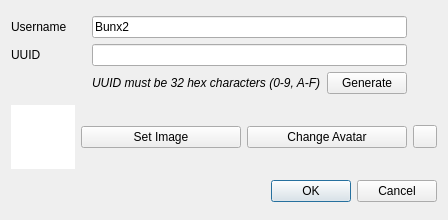
<?xml version="1.0" encoding="UTF-8"?>
<ui version="4.0">
 <class>NewUserDialog</class>
 <widget class="QDialog" name="NewUserDialog">
  <property name="geometry">
   <rect>
    <x>0</x>
    <y>0</y>
    <width>448</width>
    <height>220</height>
   </rect>
  </property>
  <property name="windowTitle">
   <string>New User</string>
  </property>
  <layout class="QGridLayout" name="gridLayout_2">
   <item row="2" column="1" colspan="3">
    <widget class="QDialogButtonBox" name="buttonBox">
     <property name="orientation">
      <enum>Qt::Orientation::Horizontal</enum>
     </property>
     <property name="standardButtons">
      <set>QDialogButtonBox::StandardButton::Cancel|QDialogButtonBox::StandardButton::Ok</set>
     </property>
    </widget>
   </item>
   <item row="1" column="2">
    <widget class="QPushButton" name="setAvatar">
     <property name="text">
      <string>Change Avatar</string>
     </property>
    </widget>
   </item>
   <item row="1" column="1">
    <widget class="QPushButton" name="selectImage">
     <property name="text">
      <string>Set Image</string>
     </property>
    </widget>
   </item>
   <item row="1" column="3">
    <widget class="QToolButton" name="revert">
     <property name="text">
      <string/>
     </property>
    </widget>
   </item>
   <item row="0" column="0" colspan="4">
    <layout class="QGridLayout" name="gridLayout">
     <item row="1" column="0">
      <widget class="QLabel" name="label">
       <property name="text">
        <string>UUID</string>
       </property>
      </widget>
     </item>
     <item row="0" column="1" colspan="2">
      <widget class="QLineEdit" name="username">
       <property name="text">
        <string>Bunx2</string>
       </property>
      </widget>
     </item>
     <item row="1" column="1" colspan="2">
      <widget class="QLineEdit" name="uuid"/>
     </item>
     <item row="0" column="0">
      <widget class="QLabel" name="label_2">
       <property name="text">
        <string>Username</string>
       </property>
      </widget>
     </item>
     <item row="2" column="1">
      <widget class="QLabel" name="label_3">
       <property name="font">
        <font>
         <italic>true</italic>
        </font>
       </property>
       <property name="text">
        <string>UUID must be 32 hex characters (0-9, A-F)</string>
       </property>
      </widget>
     </item>
     <item row="2" column="2">
      <widget class="QPushButton" name="generate">
       <property name="text">
        <string>Generate</string>
       </property>
      </widget>
     </item>
     <item row="1" column="3">
      <widget class="QLabel" name="uuidVerified">
       <property name="sizePolicy">
        <sizepolicy hsizetype="Fixed" vsizetype="Preferred">
         <horstretch>0</horstretch>
         <verstretch>0</verstretch>
        </sizepolicy>
       </property>
       <property name="minimumSize">
        <size>
         <width>24</width>
         <height>0</height>
        </size>
       </property>
      </widget>
     </item>
     <item row="0" column="3">
      <widget class="QLabel" name="usernameVerified">
       <property name="text">
        <string/>
       </property>
      </widget>
     </item>
    </layout>
   </item>
   <item row="1" column="0">
    <widget class="QGraphicsView" name="image">
     <property name="sizePolicy">
      <sizepolicy hsizetype="Expanding" vsizetype="Expanding">
       <horstretch>0</horstretch>
       <verstretch>0</verstretch>
      </sizepolicy>
     </property>
     <property name="minimumSize">
      <size>
       <width>64</width>
       <height>64</height>
      </size>
     </property>
     <property name="maximumSize">
      <size>
       <width>64</width>
       <height>64</height>
      </size>
     </property>
     <property name="frameShape">
      <enum>QFrame::Shape::NoFrame</enum>
     </property>
     <property name="frameShadow">
      <enum>QFrame::Shadow::Plain</enum>
     </property>
     <property name="verticalScrollBarPolicy">
      <enum>Qt::ScrollBarPolicy::ScrollBarAlwaysOff</enum>
     </property>
     <property name="horizontalScrollBarPolicy">
      <enum>Qt::ScrollBarPolicy::ScrollBarAlwaysOff</enum>
     </property>
     <property name="interactive">
      <bool>false</bool>
     </property>
    </widget>
   </item>
  </layout>
 </widget>
 <resources/>
 <connections>
  <connection>
   <sender>buttonBox</sender>
   <signal>accepted()</signal>
   <receiver>NewUserDialog</receiver>
   <slot>accept()</slot>
   <hints>
    <hint type="sourcelabel">
     <x>248</x>
     <y>254</y>
    </hint>
    <hint type="destinationlabel">
     <x>157</x>
     <y>274</y>
    </hint>
   </hints>
  </connection>
  <connection>
   <sender>buttonBox</sender>
   <signal>rejected()</signal>
   <receiver>NewUserDialog</receiver>
   <slot>reject()</slot>
   <hints>
    <hint type="sourcelabel">
     <x>316</x>
     <y>260</y>
    </hint>
    <hint type="destinationlabel">
     <x>286</x>
     <y>274</y>
    </hint>
   </hints>
  </connection>
 </connections>
</ui>
